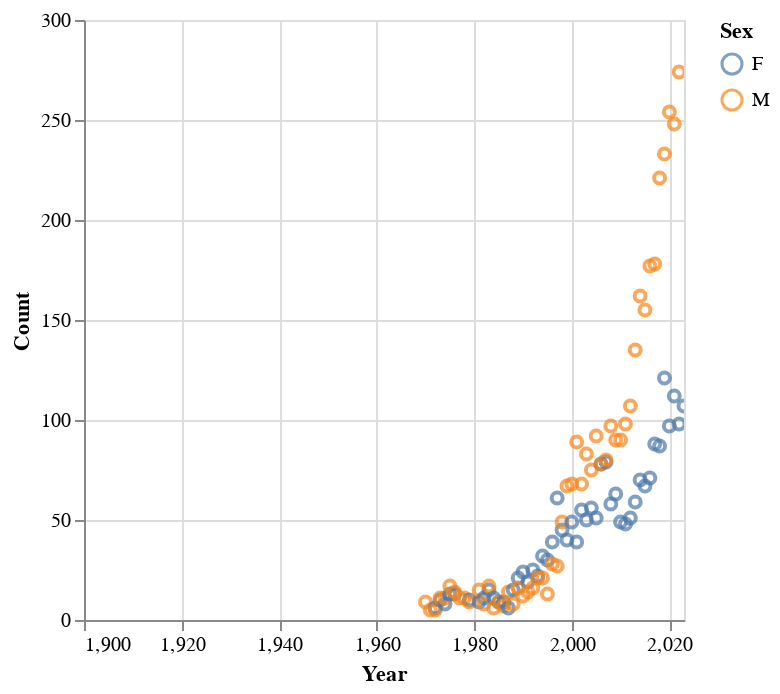

Notebook source saved alongside this figure:
### Code cell
aries_chart = alt.Chart(aries_df).mark_point().encode(
    x=alt.X('Year', scale=alt.Scale(domain=[1900, 2023])),
    y=alt.Y('Count', scale=alt.Scale(domain=[0,300])),
    color='Sex',
).interactive()

aries_chart

### Figure 1 — Vega-Lite specification as saved in the notebook (floating-point values rounded to 4 significant figures)
{"config": {"view": {"continuousWidth": 300, "continuousHeight": 300}}, "data": {"name": "data-accf7474d88558f6550e29cf8921a1e8"}, "mark": {"type": "point"}, "encoding": {"color": {"field": "Sex", "type": "nominal"}, "x": {"field": "Year", "scale": {"domain": [1900, 2023]}, "type": "quantitative"}, "y": {"field": "Count", "scale": {"domain": [0, 300]}, "type": "quantitative"}}, "params": [{"name": "param_60", "select": {"type": "interval", "encodings": ["x", "y"]}, "bind": "scales"}], "$schema": "https://vega.github.io/schema/vega-lite/v5.17.0.json", "datasets": {"data-accf7474d88558f6550e29cf8921a1e8": [{"Year": 1970, "Name": "Aries", "Sex": "M", "Count": 9}, {"Year": 1971, "Name": "Aries", "Sex": "M", "Count": 5}, {"Year": 1972, "Name": "Aries", "Sex": "F", "Count": 6}, {"Year": 1972, "Name": "Aries", "Sex": "M", "Count": 5}, {"Year": 1973, "Name": "Aries", "Sex": "F", "Count": 10}, {"Year": 1973, "Name": "Aries", "Sex": "M", "Count": 11}, {"Year": 1974, "Name": "Aries", "Sex": "F", "Count": 8}, {"Year": 1974, "Name": "Aries", "Sex": "M", "Count": 11}, {"Year": 1975, "Name": "Aries", "Sex": "F", "Count": 13}, {"Year": 1975, "Name": "Aries", "Sex": "M", "Count": 17}, {"Year": 1976, "Name": "Aries", "Sex": "F", "Count": 13}, {"Year": 1976, "Name": "Aries", "Sex": "M", "Count": 14}, {"Year": 1977, "Name": "Aries", "Sex": "M", "Count": 11}, {"Year": 1978, "Name": "Aries", "Sex": "M", "Count": 11}, {"Year": 1979, "Name": "Aries", "Sex": "F", "Count": 10}, {"Year": 1979, "Name": "Aries", "Sex": "M", "Count": 9}, {"Year": 1981, "Name": "Aries", "Sex": "F", "Count": 9}, {"Year": 1981, "Name": "Aries", "Sex": "M", "Count": 15}, {"Year": 1982, "Name": "Aries", "Sex": "F", "Count": 11}, {"Year": 1982, "Name": "Aries", "Sex": "M", "Count": 8}, {"Year": 1983, "Name": "Aries", "Sex": "F", "Count": 15}, {"Year": 1983, "Name": "Aries", "Sex": "M", "Count": 17}, {"Year": 1984, "Name": "Aries", "Sex": "F", "Count": 11}, {"Year": 1984, "Name": "Aries", "Sex": "M", "Count": 6}, {"Year": 1985, "Name": "Aries", "Sex": "F", "Count": 9}, {"Year": 1985, "Name": "Aries", "Sex": "M", "Count": 9}, {"Year": 1986, "Name": "Aries", "Sex": "F", "Count": 9}, {"Year": 1986, "Name": "Aries", "Sex": "M", "Count": 7}, {"Year": 1987, "Name": "Aries", "Sex": "F", "Count": 6}, {"Year": 1987, "Name": "Aries", "Sex": "M", "Count": 14}, {"Year": 1988, "Name": "Aries", "Sex": "F", "Count": 15}, {"Year": 1988, "Name": "Aries", "Sex": "M", "Count": 8}, {"Year": 1989, "Name": "Aries", "Sex": "F", "Count": 21}, {"Year": 1989, "Name": "Aries", "Sex": "M", "Count": 16}, {"Year": 1990, "Name": "Aries", "Sex": "F", "Count": 24}, {"Year": 1990, "Name": "Aries", "Sex": "M", "Count": 12}, {"Year": 1991, "Name": "Aries", "Sex": "F", "Count": 19}, {"Year": 1991, "Name": "Aries", "Sex": "M", "Count": 14}, {"Year": 1992, "Name": "Aries", "Sex": "F", "Count": 25}, {"Year": 1992, "Name": "Aries", "Sex": "M", "Count": 16}, {"Year": 1993, "Name": "Aries", "Sex": "F", "Count": 22}, {"Year": 1993, "Name": "Aries", "Sex": "M", "Count": 21}, {"Year": 1994, "Name": "Aries", "Sex": "F", "Count": 32}, {"Year": 1994, "Name": "Aries", "Sex": "M", "Count": 21}, {"Year": 1995, "Name": "Aries", "Sex": "F", "Count": 30}, {"Year": 1995, "Name": "Aries", "Sex": "M", "Count": 13}, {"Year": 1996, "Name": "Aries", "Sex": "F", "Count": 39}, {"Year": 1996, "Name": "Aries", "Sex": "M", "Count": 28}, {"Year": 1997, "Name": "Aries", "Sex": "F", "Count": 61}, {"Year": 1997, "Name": "Aries", "Sex": "M", "Count": 27}, {"Year": 1998, "Name": "Aries", "Sex": "F", "Count": 45}, {"Year": 1998, "Name": "Aries", "Sex": "M", "Count": 49}, {"Year": 1999, "Name": "Aries", "Sex": "F", "Count": 40}, {"Year": 1999, "Name": "Aries", "Sex": "M", "Count": 67}, {"Year": 2000, "Name": "Aries", "Sex": "F", "Count": 49}, {"Year": 2000, "Name": "Aries", "Sex": "M", "Count": 68}, {"Year": 2001, "Name": "Aries", "Sex": "F", "Count": 39}, {"Year": 2001, "Name": "Aries", "Sex": "M", "Count": 89}, {"Year": 2002, "Name": "Aries", "Sex": "F", "Count": 55}, {"Year": 2002, "Name": "Aries", "Sex": "M", "Count": 68}, {"Year": 2003, "Name": "Aries", "Sex": "F", "Count": 50}, {"Year": 2003, "Name": "Aries", "Sex": "M", "Count": 83}, {"Year": 2004, "Name": "Aries", "Sex": "F", "Count": 56}, {"Year": 2004, "Name": "Aries", "Sex": "M", "Count": 75}, {"Year": 2005, "Name": "Aries", "Sex": "F", "Count": 51}, {"Year": 2005, "Name": "Aries", "Sex": "M", "Count": 92}, {"Year": 2006, "Name": "Aries", "Sex": "F", "Count": 78}, {"Year": 2006, "Name": "Aries", "Sex": "M", "Count": 78}, {"Year": 2007, "Name": "Aries", "Sex": "F", "Count": 79}, {"Year": 2007, "Name": "Aries", "Sex": "M", "Count": 80}, {"Year": 2008, "Name": "Aries", "Sex": "F", "Count": 58}, {"Year": 2008, "Name": "Aries", "Sex": "M", "Count": 97}, {"Year": 2009, "Name": "Aries", "Sex": "F", "Count": 63}, {"Year": 2009, "Name": "Aries", "Sex": "M", "Count": 90}, {"Year": 2010, "Name": "Aries", "Sex": "F", "Count": 49}, {"Year": 2010, "Name": "Aries", "Sex": "M", "Count": 90}, {"Year": 2011, "Name": "Aries", "Sex": "F", "Count": 48}, {"Year": 2011, "Name": "Aries", "Sex": "M", "Count": 98}, {"Year": 2012, "Name": "Aries", "Sex": "F", "Count": 51}, {"Year": 2012, "Name": "Aries", "Sex": "M", "Count": 107}, {"Year": 2013, "Name": "Aries", "Sex": "F", "Count": 59}, {"Year": 2013, "Name": "Aries", "Sex": "M", "Count": 135}, {"Year": 2014, "Name": "Aries", "Sex": "F", "Count": 70}, {"Year": 2014, "Name": "Aries", "Sex": "M", "Count": 162}, {"Year": 2015, "Name": "Aries", "Sex": "F", "Count": 67}, {"Year": 2015, "Name": "Aries", "Sex": "M", "Count": 155}, {"Year": 2016, "Name": "Aries", "Sex": "F", "Count": 71}, {"Year": 2016, "Name": "Aries", "Sex": "M", "Count": 177}, {"Year": 2017, "Name": "Aries", "Sex": "F", "Count": 88}, {"Year": 2017, "Name": "Aries", "Sex": "M", "Count": 178}, {"Year": 2018, "Name": "Aries", "Sex": "F", "Count": 87}, {"Year": 2018, "Name": "Aries", "Sex": "M", "Count": 221}, {"Year": 2019, "Name": "Aries", "Sex": "F", "Count": 121}, {"Year": 2019, "Name": "Aries", "Sex": "M", "Count": 233}, {"Year": 2020, "Name": "Aries", "Sex": "F", "Count": 97}, {"Year": 2020, "Name": "Aries", "Sex": "M", "Count": 254}, {"Year": 2021, "Name": "Aries", "Sex": "F", "Count": 112}, {"Year": 2021, "Name": "Aries", "Sex": "M", "Count": 248}, {"Year": 2022, "Name": "Aries", "Sex": "F", "Count": 98}, {"Year": 2022, "Name": "Aries", "Sex": "M", "Count": 274}, {"Year": 2023, "Name": "Aries", "Sex": "F", "Count": 107}, {"Year": 2023, "Name": "Aries", "Sex": "M", "Count": 319}]}}
